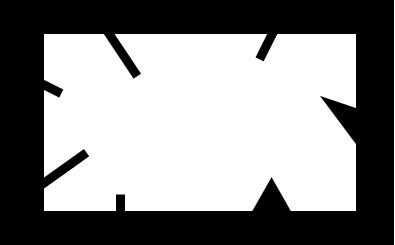
#> input picture Pycharm_folder/OpenCV_Sample/images/box_b.jpg, 395 x 245 px, found by its file name
$ python -i contour_03.py   (imports and definitions only)
#> lines starting #> are read from the running program, lines starting #| are printed output that depends on the picture; after the words box and inside, x2 and y2 are one past the last pixel; in counts of white or black regions, pixels touching at a corner belong together
#approxPolyDP(대상곡선, 정확도매개변수, 폐,개곡선유무)

import numpy as np
import cv2

def contour_03():
    img = cv2.imread('images/box_b.jpg')
#> img is the input picture: shape (245, 395, 3); min 0, max 255, mean 138.8
    img1 = img.copy()
    img2 = img.copy()
    imgray = cv2.cvtColor(img, cv2.COLOR_BGR2GRAY)

    ret, thr = cv2.threshold(imgray, 127, 255, 0)
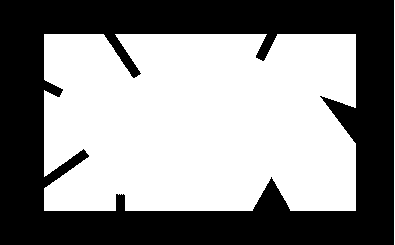
#> thr: shape (245, 395); 54.4% white; 1 black region
    contours, hierarchy = cv2.findContours(thr, cv2.RETR_TREE, cv2.CHAIN_APPROX_SIMPLE)
#> contours = 2 contours, 1 with area under 20; largest, box (x1, y1, x2, y2) and area: (44, 34, 356, 211) 51746

    cnt = contours[0]
#> cnt = contour of 344 points, box (x1, y1, x2, y2) (44, 34, 356, 211), area 51746
    cv2.drawContours(img, [cnt], 0, (0, 0, 255), 2)
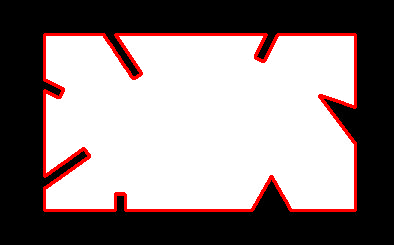
#> img: shape (245, 395, 3); 4.62% of pixels changed, all inside (x1, y1, x2, y2) = (43, 33, 357, 212)

    # 근사 정확도를 위해 contour 에서 근사 contour 까지 최대 거리
    epsilon1 = 0.01*cv2.arcLength(cnt, True)  # 짧으면 근처로 연결
#> epsilon1 = 14.32
    epsilon2 = 0.1*cv2.arcLength(cnt, True)   # 멀면 먼쪽에 연결
#> epsilon2 = 143.2

    # True 폐곡선, False 개곡선
    approx1 = cv2.approxPolyDP(cnt, epsilon1, True)
#> approx1 = contour of 24 points, box (x1, y1, x2, y2) (44, 34, 356, 211), area 52075
    approx2 = cv2.approxPolyDP(cnt, epsilon2, True)
#> approx2 = [[44, 34], [44, 210], [355, 210], [355, 34]]

    cv2.drawContours(img1, [approx1], 0, (0, 255, 0), 3)
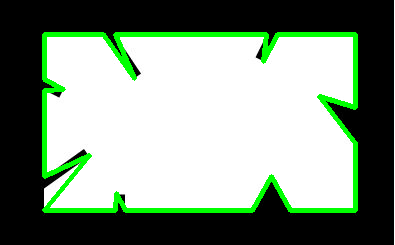
#> img1: shape (245, 395, 3); 6.7% of pixels changed, all inside (x1, y1, x2, y2) = (42, 32, 358, 213)
    cv2.drawContours(img2, [approx2], 0, (0, 255, 0), 3)
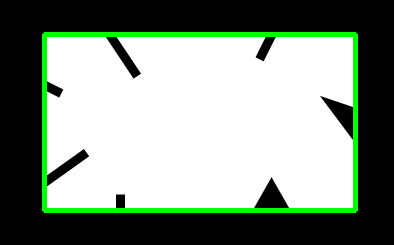
#> img2: shape (245, 395, 3); 5.02% of pixels changed, all inside (x1, y1, x2, y2) = (42, 32, 358, 213)

    cv2.imshow('contour', img)
    cv2.imshow('Approx1', img1)
    cv2.imshow('Approx2', img2)

    cv2.waitKey(0)
    cv2.destroyAllWindows()

>>> result = contour_03()
